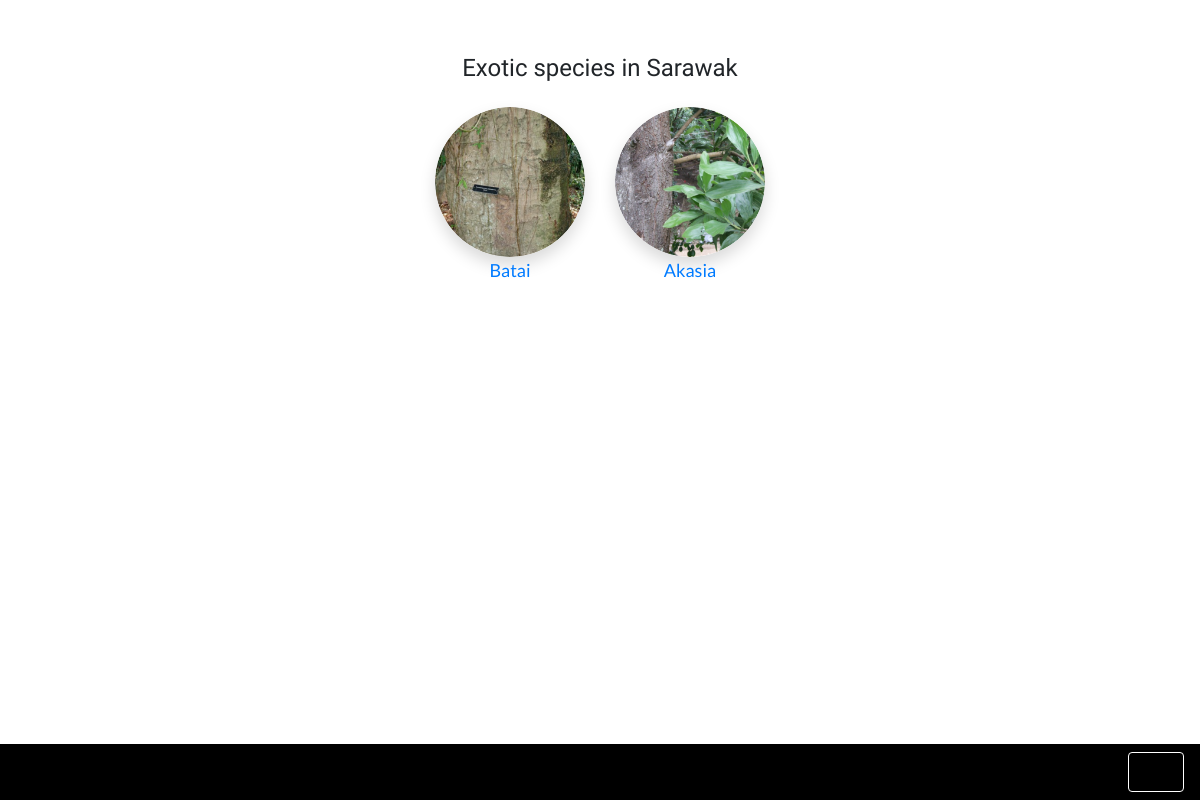
Before: /species/exotic_index/ with the older database file.
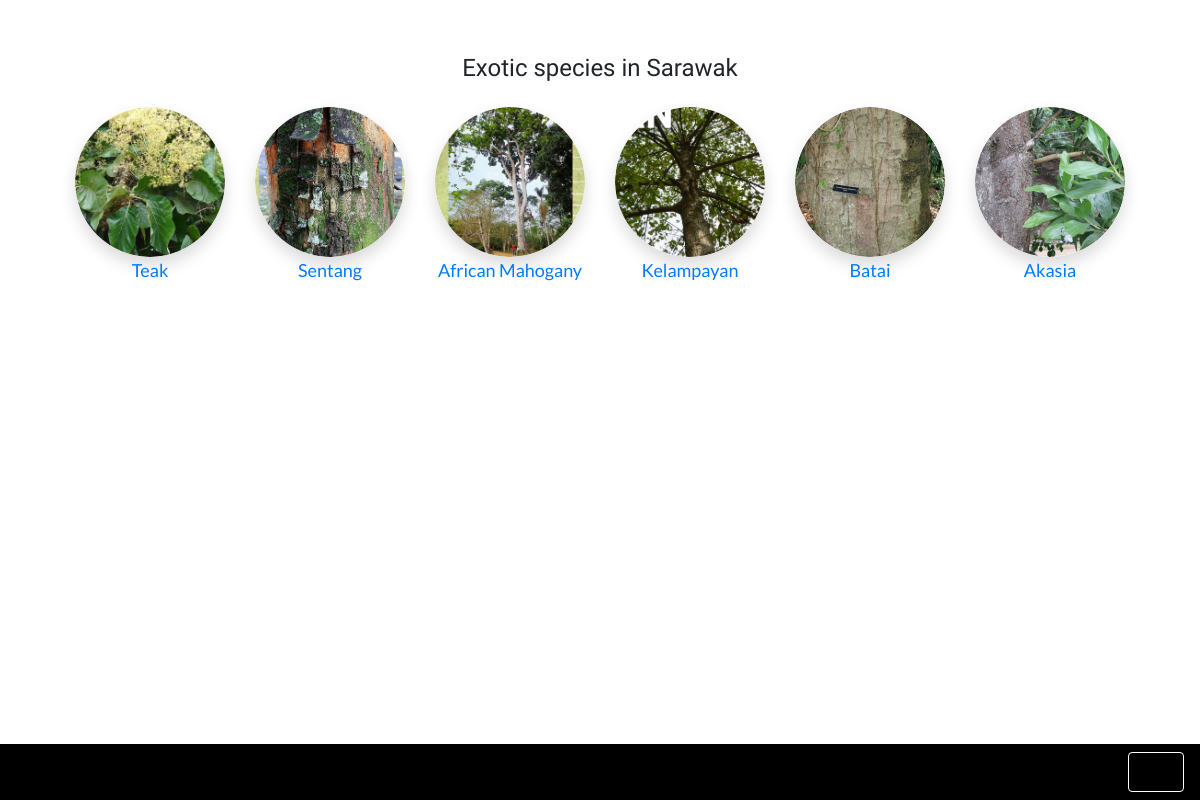
After: the same page with the newer database file.
### species/models.py (models this page shows, shortened)
class Species(models.Model):
	date_input = models.DateTimeField(auto_now_add=True)
	local_name = models.CharField(max_length=100)
	species_type = models.CharField(max_length=50, choices=TYPE_CHOICES, default='INDIGENOUS')
	species_img = models.ImageField('Species Image', null=True, blank=True, upload_to='species_img')
	species_thumbnail = models.ImageField('Species thumbnail', null=True, blank=True, upload_to='species_thumbnail')
	class Meta:
		ordering = ['-date_input']

### species/views.py (the view)
# urls.py: path('exotic_index/', exotic_index, name='exotic_index'),
def exotic_index(request):
	exotic_species_index = species_object.filter(species_type__icontains='Exotic')
	return render(request, 'species/species_exotic.html', {
		'exotic_species_index':exotic_species_index
		})

### species/templates/species/species_exotic.html
{% extends 'base_en.html' %}
{% block content %}
<br>
<br>
<div class="container">
	<h4 class="text-center mb-4">Exotic species in Sarawak</h4>
	<div class="row d-flex justify-content-center">
		{% for species in exotic_species_index %}
		<a class="link-unstyled" href="{% url 'species_detail' species.pk %}">
			<div class="col">
				<div class="avatar mx-auto">
					<img class="shadow rounded-circle z-depth-2" width="150" height="150" src="{{ species.species_thumbnail.url }}">
				</div>
				<div class="text-center">
					<p>{{ species.local_name }}</p>
				</div>
			</div>
		</a>
		{% endfor %}
	</div>
</div>
{% endblock %}

### jrlcd/templates/base_en.html (shortened to what this page needs)
{% load static %}
<!DOCTYPE html>
<html lang="en" dir="ltr">
<head>
	<link rel="stylesheet" href="https://stackpath.bootstrapcdn.com/bootstrap/4.3.1/css/bootstrap.min.css">
	<link rel="stylesheet" href="https://cdnjs.cloudflare.com/ajax/libs/font-awesome/4.7.0/css/font-awesome.min.css">
	<link rel="stylesheet" type="text/css" href="{% static 'css/main.css' %}">
</head>
<body>
	<nav class="navbar fixed-bottom navbar-custom">
		<button class="navbar-toggler" type="button" data-toggle="collapse" data-target="#navbarNav" aria-controls="navbarNav" aria-expanded="false" aria-label="Toggle navigation">
			<span class="navbar-toggler-icon"></span>
		</button>
	</nav>
	{% block content %}{% endblock %}
	<div style="height: 100px;">
	</div>
</body>
</html>

### jrlcd/static/css/main.css (style rules this page uses)
body { font-family: 'Lato', sans-serif; font-size: 18px; }
h1, h2, h3, h4, h5, h6 { font-family: 'Cardo', serif; }
.navbar-custom { background-color: #000 !important; }
.navbar-toggler { border-color: rgba(255,255,255, 1); }

Changed rows visible on the page:
added Species: species_thumbnail (picture), local_name "Teak"
added Species: species_thumbnail (picture), local_name "Sentang"
added Species: species_thumbnail (picture), local_name "African Mahogany"
added Species: species_thumbnail (picture), local_name "Kelampayan"
